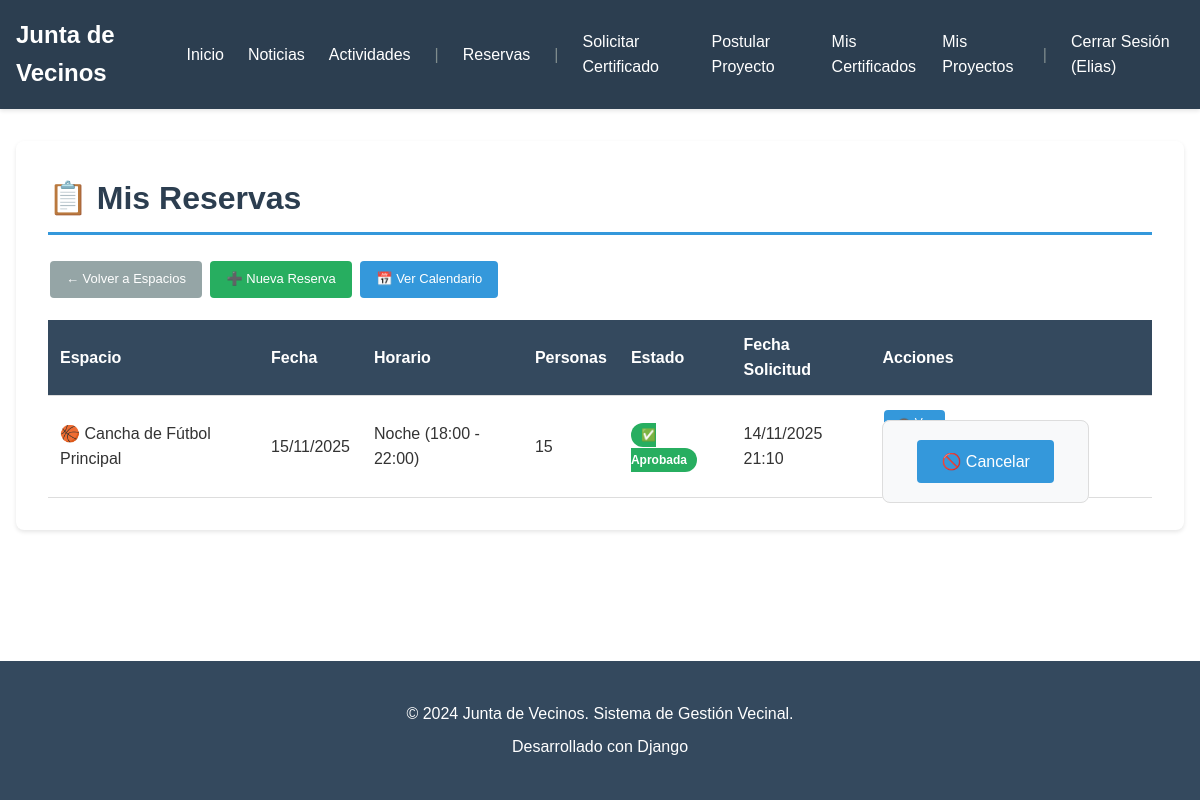
The app's page /reservas/mis-reservas/ (signed in) with its own data.
### gestion/models.py (models this page shows, shortened)
class ReservaEspacio(models.Model):
    ESTADO_CHOICES = [
        ('pendiente', 'Pendiente'),
        ('aprobada', 'Aprobada'),
        ('rechazada', 'Rechazada'),
        ('cancelada', 'Cancelada'),
    ]
    HORARIO_CHOICES = [
        ('manana', 'Mañana (08:00 - 13:00)'),
        ('tarde', 'Tarde (13:00 - 18:00)'),
        ('noche', 'Noche (18:00 - 22:00)'),
        ('dia_completo', 'Día Completo (08:00 - 22:00)'),
    ]
    vecino = models.ForeignKey(Vecino, on_delete=models.CASCADE, related_name='reservas')
    espacio = models.ForeignKey(EspacioComunitario, on_delete=models.CASCADE, related_name='reservas')
    fecha = models.DateField()
    horario = models.CharField(max_length=20, choices=HORARIO_CHOICES)
    motivo = models.TextField(help_text="Motivo de la reserva")
    cantidad_personas = models.IntegerField(help_text="Cantidad estimada de personas")
    estado = models.CharField(max_length=20, choices=ESTADO_CHOICES, default='pendiente')
    fecha_solicitud = models.DateTimeField(auto_now_add=True)
    fecha_respuesta = models.DateTimeField(null=True, blank=True)
    observaciones_admin = models.TextField(blank=True, help_text="Observaciones del administrador")
    class Meta:
        verbose_name = "Reserva de Espacio"
        verbose_name_plural = "Reservas de Espacios"
        ordering = ['-fecha_solicitud']
        unique_together = ['espacio', 'fecha', 'horario', 'estado']

class EspacioComunitario(models.Model):
    TIPO_CHOICES = [
        ('cancha', 'Cancha'),
        ('sala', 'Sala'),
        ('plaza', 'Plaza'),
    ]
    nombre = models.CharField(max_length=200)
    tipo = models.CharField(max_length=20, choices=TIPO_CHOICES)
    descripcion = models.TextField()
    capacidad = models.IntegerField(help_text="Capacidad máxima de personas")
    activo = models.BooleanField(default=True)
    class Meta:
        verbose_name = "Espacio Comunitario"
        verbose_name_plural = "Espacios Comunitarios"

### gestion/views.py (the view)
# urls.py: path('reservas/mis-reservas/', views.mis_reservas, name='mis_reservas'),
@login_required
def mis_reservas(request):
    try:
        vecino = request.user.vecino
        reservas = ReservaEspacio.objects.filter(vecino=vecino).order_by('-fecha_solicitud')
    except Vecino.DoesNotExist:
        messages.error(request, 'No se encontró un perfil de vecino asociado a tu usuario.')
        return redirect('home')
    return render(request, 'gestion/reservas/mis_reservas.html', {'reservas': reservas})

### gestion/templates/gestion/reservas/mis_reservas.html (shortened to what this page needs)
{% extends 'gestion/base.html' %}
{% block content %}
<div class="content-container">
    <h1>📋 Mis Reservas</h1>
    <div style="margin-bottom: 20px;">
        <a href="{% url 'listar_espacios' %}" class="btn btn-secondary">← Volver a Espacios</a>
        <a href="{% url 'solicitar_reserva' %}" class="btn btn-success">➕ Nueva Reserva</a>
        <a href="{% url 'calendario_reservas' %}" class="btn btn-info">📅 Ver Calendario</a>
    </div>
    {% if reservas %}
    <table class="data-table">
        <thead>
            <tr>
                <th>Espacio</th>
                <th>Fecha</th>
                <th>Horario</th>
                <th>Personas</th>
                <th>Estado</th>
                <th>Fecha Solicitud</th>
                <th>Acciones</th>
            </tr>
        </thead>
        <tbody>
            {% for reserva in reservas %}
            <tr>
                <td>
                    {% if reserva.espacio.tipo == 'cancha' %}🏀
                    {% elif reserva.espacio.tipo == 'sala' %}🏢
                    {% elif reserva.espacio.tipo == 'plaza' %}🌳
                    {% endif %}
                    {{ reserva.espacio.nombre }}
                </td>
                <td>{{ reserva.fecha|date:"d/m/Y" }}</td>
                <td>{{ reserva.get_horario_display }}</td>
                <td>{{ reserva.cantidad_personas }}</td>
                <td>
                    {% if reserva.estado == 'pendiente' %}
                        <span class="badge badge-warning">⏳ Pendiente</span>
                    {% elif reserva.estado == 'aprobada' %}
                        <span class="badge badge-success">✅ Aprobada</span>
                    {% elif reserva.estado == 'rechazada' %}
                        <span class="badge badge-danger">❌ Rechazada</span>
                    {% elif reserva.estado == 'cancelada' %}
                        <span class="badge badge-secondary">🚫 Cancelada</span>
                    {% endif %}
                </td>
                <td>{{ reserva.fecha_solicitud|date:"d/m/Y H:i" }}</td>
                <td>
                    <button type="button" class="btn btn-info btn-sm" onclick="verDetalle{{ reserva.id }}()">👁️ Ver</button>
                    {% if reserva.estado == 'pendiente' or reserva.estado == 'aprobada' %}
                    <form method="post" action="{% url 'cancelar_reserva' reserva.id %}" style="display: inline;" onsubmit="return confirm('¿Está seguro de cancelar esta reserva?');">
                        <button type="submit" class="btn btn-danger btn-sm">🚫 Cancelar</button>
                    </form>
                    {% endif %}
                </td>
            </tr>
            {% endfor %}
        </tbody>
    </table>
    {% else %}
    <p class="no-data">No tiene reservas registradas.</p>
    <p style="text-align: center; margin-top: 20px;">
        <a href="{% url 'solicitar_reserva' %}" class="btn btn-success">➕ Solicitar Primera Reserva</a>
    </p>
    {% endif %}
</div>
{% endblock %}

### gestion/templates/gestion/base.html (shortened to what this page needs)
{% load static %}
<!DOCTYPE html>
<html lang="es">
<head>
    <link rel="stylesheet" href="{% static 'css/estilos.css' %}">
</head>
<body>
    <nav class="navbar">
        <div class="nav-container">
            <a href="{% url 'home' %}" class="nav-brand">Junta de Vecinos</a>
            <ul class="nav-menu">
                <li><a href="{% url 'home' %}">Inicio</a></li>
                <li><a href="{% url 'listar_noticias' %}">Noticias</a></li>
                <li><a href="{% url 'listar_actividades' %}">Actividades</a></li>
                {% if user.is_authenticated %}
                    <li class="nav-divider">|</li>
                    <li><a href="{% url 'listar_espacios' %}">Reservas</a></li>
                    {% if user.is_staff %}
                        <li class="nav-divider">|</li>
                        <li><a href="{% url 'lista_vecinos' %}">Gestión Vecinos</a></li>
                        <li><a href="{% url 'listar_certificados' %}">Gestión Certificados</a></li>
                        <li><a href="{% url 'listar_proyectos' %}">Gestión Proyectos</a></li>
                        <li><a href="{% url 'crear_noticia' %}">Crear Noticia</a></li>
                    {% else %}
                        <li class="nav-divider">|</li>
                        <li><a href="{% url 'solicitar_certificado' %}">Solicitar Certificado</a></li>
                        <li><a href="{% url 'postular_proyecto' %}">Postular Proyecto</a></li>
                        <li><a href="{% url 'listar_certificados' %}">Mis Certificados</a></li>
                        <li><a href="{% url 'listar_proyectos' %}">Mis Proyectos</a></li>
                    {% endif %}
                    <li class="nav-divider">|</li>
                    <li><a href="{% url 'logout' %}">Cerrar Sesión ({{ user.first_name }})</a></li>
                {% else %}
                    <li><a href="{% url 'registrar_vecino' %}">Registrarse</a></li>
                    <li class="nav-divider">|</li>
                    <li><a href="{% url 'login' %}">Iniciar Sesión</a></li>
                {% endif %}
            </ul>
        </div>
    </nav>
    <main class="main-content">
        {% block content %}
        {% endblock %}
    </main>
    <footer class="footer">
        <div class="footer-container">
            <p>&copy; 2024 Junta de Vecinos. Sistema de Gestión Vecinal.</p>
            <p>Desarrollado con Django</p>
        </div>
    </footer>
</body>
</html>

### core/static/css/estilos.css (style rules this page uses)
* { margin: 0; padding: 0; box-sizing: border-box; }
body { font-family: Arial, sans-serif; line-height: 1.6; color: #333; min-height: 100vh; display: flex; flex-direction: column; }
.navbar { background-color: #2c3e50; color: white; padding: 1rem 0; box-shadow: 0 2px 4px rgba(0,0,0,0.1); }
.nav-container { max-width: 1200px; margin: 0 auto; padding: 0 1rem; display: flex; justify-content: space-between; align-items: center; }
.nav-brand { color: white; text-decoration: none; font-size: 1.5rem; font-weight: bold; }
.nav-menu { list-style: none; display: flex; gap: 1.5rem; align-items: center; }
.nav-menu li a { color: white; text-decoration: none; transition: color 0.3s; }
.nav-divider { color: #7f8c8d; }
.main-content { flex: 1; max-width: 1200px; width: 100%; margin: 2rem auto; padding: 0 1rem; }
.footer { background-color: #34495e; color: white; padding: 2rem 0; margin-top: auto; }
.footer-container { max-width: 1200px; margin: 0 auto; padding: 0 1rem; text-align: center; }
.footer p { margin: 0.5rem 0; }
.content-container { background: white; padding: 2rem; border-radius: 8px; box-shadow: 0 2px 4px rgba(0,0,0,0.1); }
.content-container h1 { color: #2c3e50; margin-bottom: 1.5rem; border-bottom: 3px solid #3498db; padding-bottom: 0.5rem; }
.data-table { width: 100%; border-collapse: collapse; margin-top: 1rem; }
.data-table thead { background-color: #34495e; color: white; }
.data-table th, .data-table td { padding: 0.75rem; text-align: left; border-bottom: 1px solid #ddd; }
.badge { padding: 0.25rem 0.75rem; border-radius: 12px; font-size: 0.875rem; font-weight: bold; }
.badge-success { background-color: #28a745; color: white; }
form { max-width: 600px; }
form button[type="submit"], .btn { background-color: #3498db; color: white; padding: 0.75rem 1.5rem; border: none; border-radius: 4px; cursor: pointer; font-size: 1rem; transition: background-color 0.3s; }
.btn-success { background-color: #28a745; }
.btn-danger { background-color: #dc3545; }
.content-container form[method="post"] { background: #f8f9fa; padding: 2rem; border-radius: 8px; border: 1px solid #ddd; }

### gestion/templates/gestion/reservas/mis_reservas.html (style rules this page uses)
.btn { display: inline-block; padding: 8px 16px; margin: 2px; border: none; border-radius: 4px; cursor: pointer; text-decoration: none; font-size: 13px; }
.btn-success { background-color: #27ae60; color: white; }
.btn-secondary { background-color: #95a5a6; color: white; }
.btn-info { background-color: #3498db; color: white; }
.btn-danger { background-color: #e74c3c; color: white; }
.btn-sm { padding: 6px 12px; font-size: 12px; }
.badge { padding: 5px 10px; border-radius: 12px; font-size: 12px; font-weight: bold; }
.badge-success { background-color: #27ae60; color: white; }

### records on screen
ReservaEspacio: espacio.nombre "Cancha de Fútbol Principal", fecha "15/11/2025", horario "Noche (18:00 - 22:00)", cantidad_personas "15", estado "✅ Aprobada", fecha_solicitud "14/11/2025 21:10"

### other values on screen
{{ user.first_name }} "Elias"
